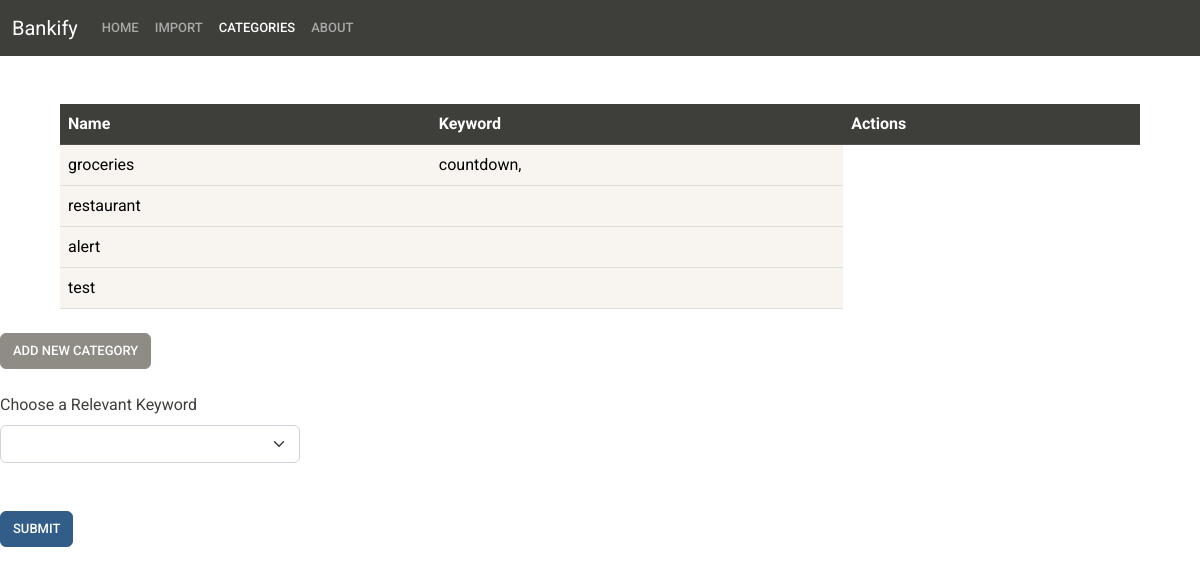
The page /categories/ on the database as committed earlier.
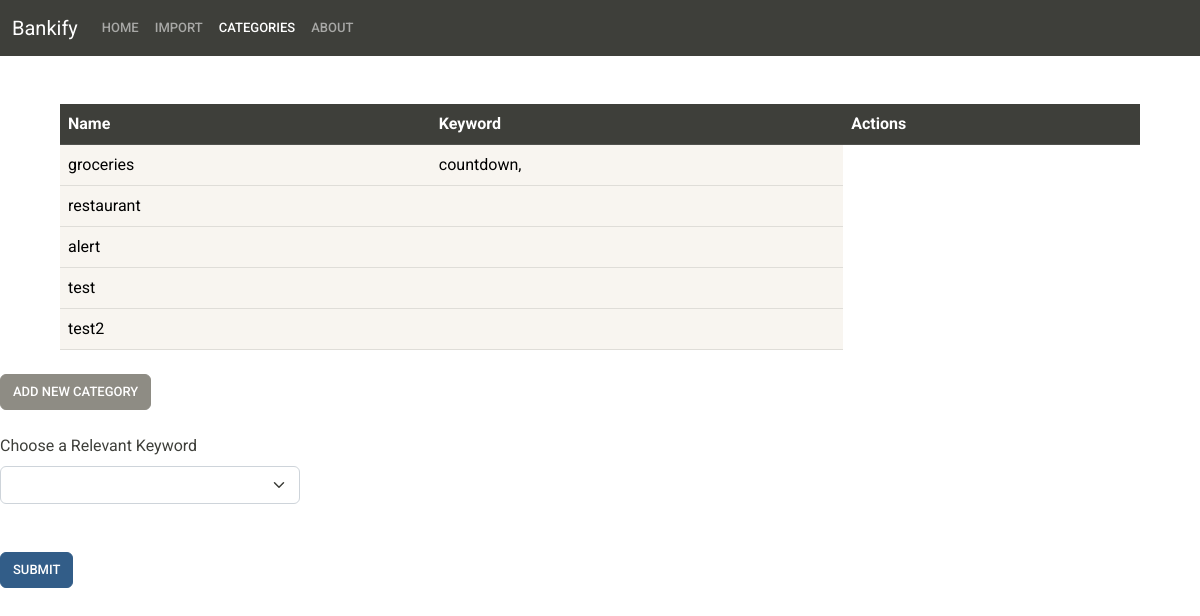
The same page on the database as committed later.
### main/models.py (models this page shows, shortened)
class Categories(models.Model):
    name = models.CharField(max_length=50, unique=True)

class Keywords(models.Model):
    category = models.ForeignKey(Categories, on_delete=models.CASCADE)
    keyword = models.CharField(max_length=100)
    def __str__(self):
        return f'{self.keyword}'

### main/views.py (the view)
# urls.py: path("categories/", views.categories, name="categories"),
def categories(request):
    return render(request, 'main/categories.html', {
        'categories': Categories.objects.all(),
        'keywords': Keywords.objects.all()
        })

### main/templates/main/categories.html (shortened to what this page needs)
{% extends 'main/base.html' %}
{% block menu_navbar %}
<ul class="navbar-nav me-auto">
    <li class="nav-item">
      <a class="nav-link" href={% url 'index' %}>Home</a>
    </li>
    <li class="nav-item">
      <a class="nav-link" href={% url 'importcsv'%}>Import</a>
    </li>
    <li class="nav-item">
      <a class="nav-link active" href={%url 'categories'%}>Categories
    </li>
    <li class="nav-item">
      <a class="nav-link" href="#">About</a>
    </li>
</ul>
{%endblock menu_navbar%}
{% block content %}
<div class="container-fluid mt-5 w-auto ms-5 me-5" >
    {% if categories %}
    <table class="table table-hover">
        <thead>
            <tr class="table-dark">
                <th scope="col">Name</th>
                <th scope="col">Keyword</th>
                <th scope="col">Actions</th>
            </tr>
        </thead>
        <tbody>
            {% for category in categories %}
                <tr class="table-light">
                    <td>{{ category.name }}</td>
                    <td>
                        {% for keyword in keywords %}
                            {% if keyword.category == category%}
                                {{keyword}},
                            {% endif %}
                        {% endfor %}
                    </td>
                </tr>
            {% endfor %}
        </tbody>
    </table>
    {% else %}
    <div class="alert alert-dismissible alert-info m-5 w-25">
        <button type="button" class="btn-close" data-bs-dismiss="alert"></button>
        <strong>No records!</strong>
    </div>
    {% endif %}
</div>
<button type="submit" class="btn btn-secondary mt-2"  data-bs-toggle="modal" data-bs-target="#modaladdcat">Add New Category</button>
        <div class="form-group w-25">
            <label for="selectkeyword" class="form-label mt-4">Choose a Relevant Keyword</label>
            <select class="form-select" id="selectkeyword">
            </select>
            <button type="submit" class="btn btn-primary mt-5">Submit</button>
        </div>
{% endblock content %}

Rows that differ between the two databases and show on the page:
added Categories: name "test2"
